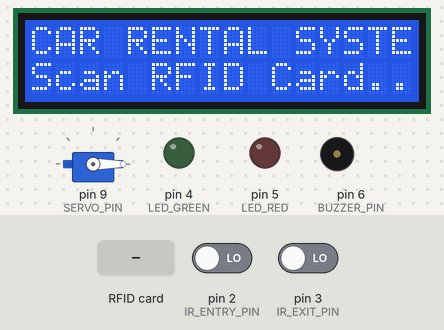
The sketch below on a simulated Arduino Uno, built with avr-gcc and run on an emulated ATmega328P. Shown: servo, 16×2 character LCD, output pins drawn as LEDs (lit = HIGH), buzzer (waves = sounding, pin HIGH). Inputs (shaded band) come from the test bench; at power-on: pin 3 (IR_EXIT_PIN) LOW, pin 2 (IR_ENTRY_PIN) LOW. Pins used as bus, display or sensor lines are not drawn; what the sketch prints to the serial monitor is not drawn.

Above: at 3.5 s.
3.6 s: RFID card DE AD BE EF held to the reader
At 4.5 s:
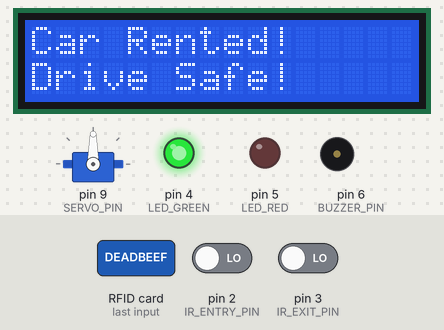
6.6 s: RFID card 33 A1 5C 29 held to the reader
At 8.3 s:
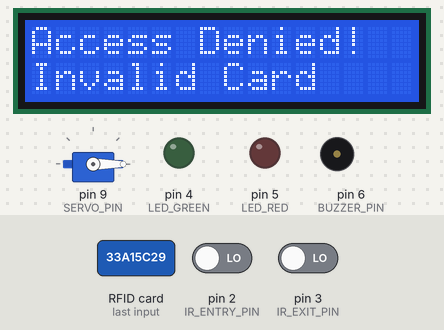
8.6 s: RFID card DE AD BE EF held to the reader
At 11.3 s:
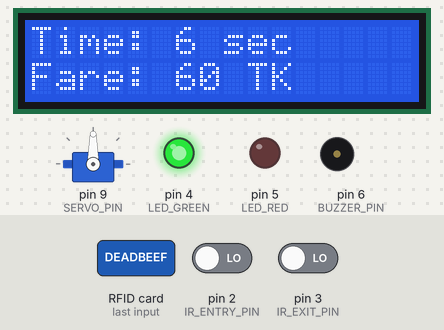
14.5 s: RFID card 79 62 48 02 held to the reader
At 17.44 s:
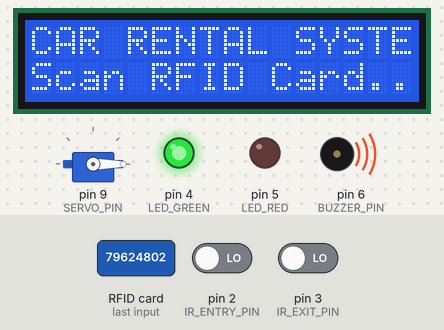
17.5 s: RFID card 79 62 48 02 held to the reader
At 20.13 s:
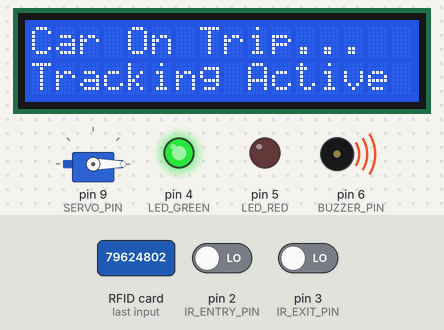
20.5 s: pin 3 (IR_EXIT_PIN) driven HIGH
At 21.4 s:
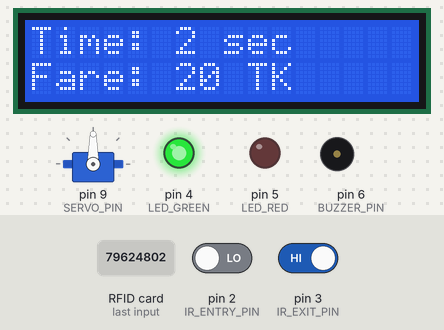
Timing chart, 0 to 23.0 s (numbered marks = the images above; inputs shaded):
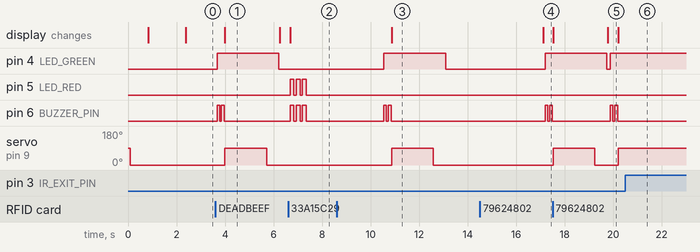

The sketch:

Main_Rental_System.ino
```cpp
/*
 ===============================================================================
  Project: Smart Car Rental System (BRAC University - CSE461 Robotics Lab)
  Group:   Group 05 | Section 08
  Board:   Arduino Uno R3 (Main Controller)

  Features:
   - RFID RC522 Authentication (Authorized Card validation)
   - Automatic Barrier Gate control using SG90 Servo (0° Closed, 90° Open)
   - Dual IR Sensors for Entry (IR1) and Exit (IR2) detection
   - 16x2 I2C LCD Display for real-time status, rental duration & fare calculation
   - Audio-visual feedback: Green LED (Granted), Red LED & Buzzer (Denied alert)
   - Rental Fare Calculation: Duration (seconds) * 10 BDT (Customizable rate)
 ===============================================================================

  Wiring / Pin Mapping:
  ------------------------------------------------------------
  Component         Arduino Uno Pin    Notes
  ------------------------------------------------------------
  RFID RC522 SDA(SS)   Digital 10         SPI Slave Select
  RFID RC522 SCK       Digital 13         SPI Clock
  RFID RC522 MOSI      Digital 11         SPI Master Out
  RFID RC522 MISO      Digital 12         SPI Master In
  RFID RC522 RST       Digital 7          Reset pin
  RFID RC522 3.3V      3.3V               *DO NOT connect to 5V!*
  RFID RC522 GND       GND

  I2C LCD 16x2 SDA     Analog A4          I2C Data
  I2C LCD 16x2 SCL     Analog A5          I2C Clock
  I2C LCD VCC          5V
  I2C LCD GND          GND

  Servo Signal (Gate)  Digital 9 (PWM)    0° = Closed, 90° = Open
  Servo VCC            5V
  Servo GND            GND

  IR Sensor 1 (Entry)  Digital 2          Active LOW when car detected
  IR Sensor 2 (Exit)   Digital 3          Active LOW when car detected

  Green LED (Access)   Digital 4          Series 220Ω resistor to GND
  Red LED (Alert)      Digital 5          Series 220Ω resistor to GND
  Buzzer (Alarm)       Digital 6          Positive pin; GND to Arduino GND
 ===============================================================================
*/

#include <SPI.h>
#include <MFRC522.h>
#include <Wire.h>
#include <LiquidCrystal_I2C.h>
#include <Servo.h>

// --- PIN DEFINITIONS ---
#define SS_PIN          10
#define RST_PIN         7
#define SERVO_PIN       9
#define IR_ENTRY_PIN    2
#define IR_EXIT_PIN     3
#define LED_GREEN       4
#define LED_RED         5
#define BUZZER_PIN      6

// --- SERVO GATE ANGLES ---
#define GATE_LOCKED_POS   0   // Barrier closed
#define GATE_UNLOCKED_POS 90  // Barrier open

// --- FARE CONFIGURATION ---
// As documented in report: Fare = time * 10 (BDT/TK)
const unsigned long FARE_RATE_PER_SECOND = 10;

// --- HARDWARE OBJECT INSTANCES ---
MFRC522 mfrc522(SS_PIN, RST_PIN);
// Most standard 1602 I2C modules use address 0x27 (or 0x3F)
LiquidCrystal_I2C lcd(0x27, 16, 2);
Servo gateServo;

// --- AUTHORIZED RFID CARDS LIST ---
// Format: byte arrays of 4-byte or 7-byte UIDs.
// Update these with your physical card / keyfob UIDs!
const byte AUTHORIZED_CARDS[][4] = {
  {0xDE, 0xAD, 0xBE, 0xEF}, // Example Card 1
  {0x33, 0xA1, 0x5C, 0x29}, // Example Card 2
  {0x79, 0x62, 0x48, 0x02}  // Example Card 3
};
const int TOTAL_AUTHORIZED_CARDS = sizeof(AUTHORIZED_CARDS) / sizeof(AUTHORIZED_CARDS[0]);

// --- SYSTEM STATES ---
enum SystemState {
  STATE_STANDBY,     // Waiting for customer / car
  STATE_CAR_RENTED,   // Car is currently rented out
  STATE_CAR_RETURNED  // Car returned, showing billing summary
};

SystemState currentState = STATE_STANDBY;

// Active rental variables
unsigned long rentalStartTime = 0;
unsigned long rentalEndTime = 0;
byte activeUserUID[4];
bool hasActiveRental = false;

// Function prototypes
bool isCardAuthorized(byte *uid, byte uidSize);
bool isSameCard(byte *uid1, byte *uid2, byte size);
void openGate();
void closeGate();
void triggerAccessGrantedAlert();
void triggerAccessDeniedAlert();
void displayStandbyScreen();
void displayRentedScreen();
void displayReturnedScreen(unsigned long durationSec, unsigned long fare);

void setup() {
  Serial.begin(9600);
  while (!Serial) { ; } // Wait for serial port to connect

  Serial.println(F("========================================"));
  Serial.println(F("  CSE461 - SMART CAR RENTAL SYSTEM      "));
  Serial.println(F("========================================"));

  // Initialize Pin Modes
  pinMode(IR_ENTRY_PIN, INPUT);
  pinMode(IR_EXIT_PIN, INPUT);
  pinMode(LED_GREEN, OUTPUT);
  pinMode(LED_RED, OUTPUT);
  pinMode(BUZZER_PIN, OUTPUT);

  digitalWrite(LED_GREEN, LOW);
  digitalWrite(LED_RED, LOW);
  digitalWrite(BUZZER_PIN, LOW);

  // Initialize Servo
  gateServo.attach(SERVO_PIN);
  closeGate(); // Ensure gate starts locked

  // Initialize SPI & MFRC522 RFID
  SPI.begin();
  mfrc522.PCD_Init();
  delay(100);
  mfrc522.PCD_DumpVersionToSerial();

  // Initialize I2C LCD
  lcd.init();
  lcd.backlight();
  lcd.clear();
  lcd.setCursor(0, 0);
  lcd.print("Smart Car Rental");
  lcd.setCursor(0, 1);
  lcd.print("Initializing...");
  delay(1500);

  displayStandbyScreen();
  Serial.println(F("[SYSTEM READY] Waiting for RFID or Car..."));
}

void loop() {
  // Check if an RFID card is swiped
  if (mfrc522.PICC_IsNewCardPresent() && mfrc522.PICC_ReadCardSerial()) {
    handleRFIDScan();
    // Halt PICC to prepare for next read
    mfrc522.PICC_HaltA();
    mfrc522.PCD_StopCrypto1();
  }

  // Optional: Monitor IR entry/exit presence for gate auto-close
  delay(50);
}

// -------------------------------------------------------------
// RFID Scan Handler
// -------------------------------------------------------------
void handleRFIDScan() {
  Serial.print(F("[RFID] Detected UID: "));
  for (byte i = 0; i < mfrc522.uid.size; i++) {
    if (mfrc522.uid.uidByte[i] < 0x10) Serial.print(F("0"));
    Serial.print(mfrc522.uid.uidByte[i], HEX);
    Serial.print(F(" "));
  }
  Serial.println();

  // Check authorization
  if (!isCardAuthorized(mfrc522.uid.uidByte, mfrc522.uid.size)) {
    Serial.println(F("[ALERT] Unauthorized Card! Access Denied."));
    triggerAccessDeniedAlert();
    displayStandbyScreen();
    return;
  }

  // Card is AUTHORIZED
  if (!hasActiveRental) {
    // ---------------------------------------------------------
    // ACTION 1: START RENTAL (CAR CHECKOUT)
    // ---------------------------------------------------------
    Serial.println(F("[ACCESS GRANTED] Starting new car rental..."));
    hasActiveRental = true;
    rentalStartTime = millis();

    for (byte i = 0; i < 4; i++) {
      activeUserUID[i] = mfrc522.uid.uidByte[i];
    }

    triggerAccessGrantedAlert();
    displayRentedScreen();
    openGate();

    // Wait for vehicle to pass the entry IR sensor
    Serial.println(F("[ENTRY] Waiting for vehicle to pass Entry IR..."));
    unsigned long waitStart = millis();
    bool passed = false;

    // Timeout after 8 seconds if no physical car crosses
    while (millis() - waitStart < 8000) {
      if (digitalRead(IR_ENTRY_PIN) == LOW) { // IR sensor active LOW
        Serial.println(F("[ENTRY] Car passed Entry IR Sensor."));
        passed = true;
        delay(1200); // Give time for rear wheels to pass
        break;
      }
      delay(50);
    }

    if (!passed) {
      Serial.println(F("[TIMEOUT] Auto-closing gate after delay."));
    }

    closeGate();
    digitalWrite(LED_GREEN, LOW);

    // Update LCD for active trip
    lcd.clear();
    lcd.setCursor(0, 0);
    lcd.print("Car On Trip...");
    lcd.setCursor(0, 1);
    lcd.print("Tracking Active");

  } else {
    // ---------------------------------------------------------
    // ACTION 2: END RENTAL (CAR RETURN & BILLING)
    // ---------------------------------------------------------
    // Check if the same card is being used to return
    if (!isSameCard(mfrc522.uid.uidByte, activeUserUID, 4)) {
      Serial.println(F("[WARNING] Different card swiped while car is rented!"));
      lcd.clear();
      lcd.setCursor(0, 0);
      lcd.print("Card Mismatch!");
      lcd.setCursor(0, 1);
      lcd.print("Use Rented Card");
      triggerAccessDeniedAlert();
      delay(2000);
      return;
    }

    Serial.println(F("[RETURN] Processing vehicle return..."));
    rentalEndTime = millis();

    // Duration calculation in seconds
    unsigned long durationSeconds = (rentalEndTime - rentalStartTime) / 1000;
    if (durationSeconds == 0) durationSeconds = 1; // Minimum charge 1s
    unsigned long totalFare = durationSeconds * FARE_RATE_PER_SECOND;

    Serial.print(F("Rental Duration: "));
    Serial.print(durationSeconds);
    Serial.println(F(" seconds"));

    Serial.print(F("Total Fare: "));
    Serial.print(totalFare);
    Serial.println(F(" TK"));

    // Display billing summary
    triggerAccessGrantedAlert();
    displayReturnedScreen(durationSeconds, totalFare);
    openGate();

    // Wait for vehicle to clear exit IR sensor
    Serial.println(F("[EXIT] Waiting for car to clear Exit IR..."));
    unsigned long waitStart = millis();
    bool passed = false;

    while (millis() - waitStart < 8000) {
      if (digitalRead(IR_EXIT_PIN) == LOW) { // IR sensor active LOW
        Serial.println(F("[EXIT] Car passed Exit IR Sensor."));
        passed = true;
        delay(1200); // Time to clear gate
        break;
      }
      delay(50);
    }

    if (!passed) {
      Serial.println(F("[TIMEOUT] Auto-closing gate after return delay."));
    }

    closeGate();
    digitalWrite(LED_GREEN, LOW);

    // Keep fare displayed for 4 seconds so user can read it clearly
    delay(4000);

    // Reset state for next customer
    hasActiveRental = false;
    rentalStartTime = 0;
    rentalEndTime = 0;
    displayStandbyScreen();
  }
}

// -------------------------------------------------------------
// Authorization & Verification Helpers
// -------------------------------------------------------------
bool isCardAuthorized(byte *uid, byte uidSize) {
  for (int i = 0; i < TOTAL_AUTHORIZED_CARDS; i++) {
    bool match = true;
    for (byte j = 0; j < 4 && j < uidSize; j++) {
      if (uid[j] != AUTHORIZED_CARDS[i][j]) {
        match = false;
        break;
      }
    }
    if (match) return true;
  }
  return false;
}

bool isSameCard(byte *uid1, byte *uid2, byte size) {
  for (byte i = 0; i < size; i++) {
    if (uid1[i] != uid2[i]) return false;
  }
  return true;
}

// -------------------------------------------------------------
// Gate Actuation
// -------------------------------------------------------------
void openGate() {
  Serial.println(F("[SERVO] Gate Opening (90 deg)"));
  gateServo.write(GATE_UNLOCKED_POS);
  delay(500);
}

void closeGate() {
  Serial.println(F("[SERVO] Gate Closing (0 deg)"));
  gateServo.write(GATE_LOCKED_POS);
  delay(500);
}

// -------------------------------------------------------------
// Audio-Visual Feedback
// -------------------------------------------------------------
void triggerAccessGrantedAlert() {
  digitalWrite(LED_GREEN, HIGH);
  digitalWrite(LED_RED, LOW);
  // Short pleasant double beep
  digitalWrite(BUZZER_PIN, HIGH);
  delay(100);
  digitalWrite(BUZZER_PIN, LOW);
  delay(80);
  digitalWrite(BUZZER_PIN, HIGH);
  delay(120);
  digitalWrite(BUZZER_PIN, LOW);
}

void triggerAccessDeniedAlert() {
  digitalWrite(LED_GREEN, LOW);
  lcd.clear();
  lcd.setCursor(0, 0);
  lcd.print("Access Denied!");
  lcd.setCursor(0, 1);
  lcd.print("Invalid Card");

  // Triple alarm beep with red LED flash
  for (int i = 0; i < 3; i++) {
    digitalWrite(LED_RED, HIGH);
    digitalWrite(BUZZER_PIN, HIGH);
    delay(150);
    digitalWrite(LED_RED, LOW);
    digitalWrite(BUZZER_PIN, LOW);
    delay(100);
  }
  delay(1000);
}

// -------------------------------------------------------------
// LCD Display Helpers
// -------------------------------------------------------------
void displayStandbyScreen() {
  lcd.clear();
  lcd.setCursor(0, 0);
  lcd.print("CAR RENTAL SYSTEM");
  lcd.setCursor(0, 1);
  lcd.print("Scan RFID Card..");
}

void displayRentedScreen() {
  lcd.clear();
  lcd.setCursor(0, 0);
  lcd.print("Car Rented!");
  lcd.setCursor(0, 1);
  lcd.print("Drive Safe!");
}

void displayReturnedScreen(unsigned long durationSec, unsigned long fare) {
  lcd.clear();
  lcd.setCursor(0, 0);
  lcd.print("Time: ");
  lcd.print(durationSec);
  lcd.print(" sec");

  lcd.setCursor(0, 1);
  lcd.print("Fare: ");
  lcd.print(fare);
  lcd.print(" TK");
}
```

Measured:
- after the input at 3.6 s, pin 4 (LED_GREEN): LOW → HIGH after 0.07 s, → LOW 2.5 s later; pin 6 (BUZZER_PIN): alternates HIGH for 0.11 s and LOW for 0.08 s, 4 changes in all, then stays LOW, starting after 0.07 s; servo on pin 9 (SERVO_PIN): 0° → 90° after 0.40 s, → 0° 1.7 s later; the display: changes after 0.40 s (image 1)
- after the input at 6.6 s, pin 5 (LED_RED), pin 6 (BUZZER_PIN): alternates HIGH for 0.15 s and LOW for 0.10 s, 6 changes in all, then stays LOW, starting after 0.09 s; the display: changes after 0.09 s (image 2)
- after the input at 8.6 s, pin 4 (LED_GREEN): LOW → HIGH after 2.0 s, → LOW 2.5 s later; pin 6 (BUZZER_PIN): alternates HIGH for 0.11 s and LOW for 0.08 s, 4 changes in all, then stays LOW, starting after 2.0 s; servo on pin 9 (SERVO_PIN): 0° → 90° after 2.3 s, → 0° 1.7 s later; the display: changes after 2.3 s (image 3)
- after the input at 14.5 s, pin 4 (LED_GREEN): LOW → HIGH after 2.7 s; pin 6 (BUZZER_PIN): alternates HIGH for 0.11 s and LOW for 0.08 s, starting after 2.7 s
- after the input at 17.5 s, pin 6 (BUZZER_PIN): alternates HIGH for 0.11 s and LOW for 0.08 s, starting after 2.4 s
- after the input at 20.5 s, pin 4 (LED_GREEN): stays HIGH (without the input it goes to LOW after 1.9 s); servo on pin 9 (SERVO_PIN): stays 90° (without the input it goes to 0° after 1.4 s)
- what the display in image 1 shows lasts 2.3 s, from 4.0 s to 6.3 s
